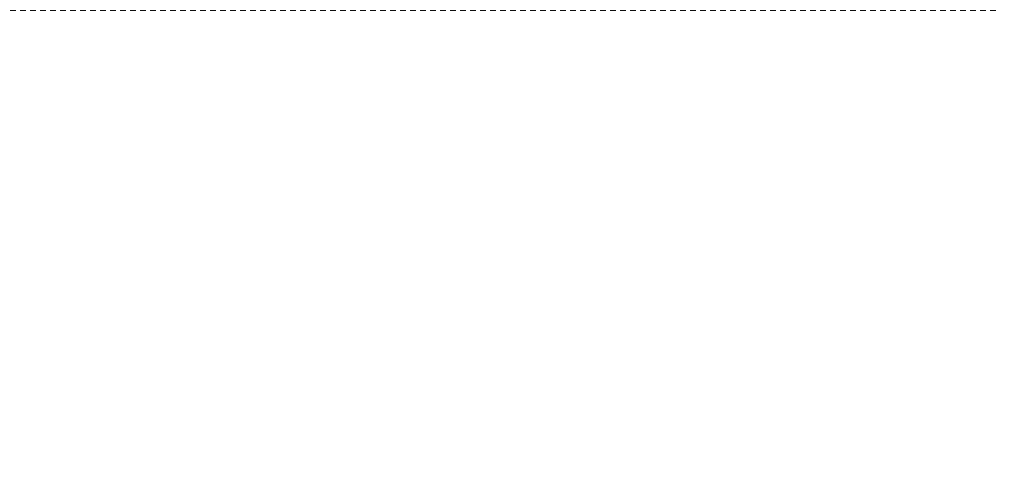
Frame 1 (no input)
Frame 60 (the mouse pressed at the canvas centre just before this capture): identical to frame 1, image omitted
Frame 120 (the mouse held since frame 60 and released just before this capture): identical to frame 1, image omitted

The Processing sketch that drew this single still picture (run headless with seeded random() and noise(); from frame 60 on, the mouse is pressed at the canvas centre):

// Processing sketch: MergeSort
// ── MergeSort.pde
int maxSize = 100;
int minSize = 1;
int linePx = 1;
int[] numList = new int[maxSize];
int[] numList1 = new int[maxSize/4];
int[] numList2 = new int[maxSize/4];
int[] numList3 = new int[maxSize/4];
int[] numList4 = new int[maxSize/4];
int cur = 0, curr = 0;
int LOG_SWAP;
double c = maxSize;
void setup() {
  /*
  initial population of the array
  **/
  for (int i = 0; i < numList.length; i++) {
    int r = (int)random(0, 100);
    numList[i] = r;
  }
  frameRate(60);
  stroke(12);
  size(1020, 500);
}

void draw() {
  background(255);
 
  /*for (int i = 0; i < numList.length; i++) {
    fill(0, 0, 0);
    rect(10 * i + 10, 10, 5, numList[i] * 2);
  }*/
  
  if (checkIfSorted(numList) == false) { //checks if the list is fully sorted
    if (cur != numList.length && numList4.length != 25) {
     /*fill(255, 10, 10);
      rect(10 * cur + 10, 10, 5, numList[cur] * 2);*/
      if(cur < 25){
       numList1[curr] = numList[cur];
       curr+=1;
      }else if(cur < 50){
       numList2[curr] = numList[cur];
       curr+=1;
      }else if(cur < 75){
       numList3[curr] = numList[cur];
       curr+=1;
      }else if(cur <= 100){
       numList4[curr] = numList[cur];
       curr+=1;
      }
      if(curr == 25){
      curr = 0;
      }
      cur++;
  }else{
    
   print(numList[0]);
    print(numList1[0]);
   
    for (int i = 0; i < numList1.length; i++) {
    fill(0, 0, 0);
    rect(10 * i + 10, 10, 5, numList1[i] * 2);
   }
   for (int i = 0; i < numList2.length; i++) {
    fill(0, 0, 0);
    rect(10 * i + 250, 10, 5, numList2[i] * 2);
   }
   for (int i = 0; i < numList3.length; i++) {
    fill(0, 0, 0);
    rect(10 * i + 500, 10, 5, numList3[i] * 2);
   }
   for (int i = 0; i < numList4.length; i++) {
    fill(0, 0, 0);
    rect(10 * i + 750, 10, 5, numList4[i] * 2);
   }
  
    if(checkIfSorted(numList1) == false) {
     
      if (numList1[curr] > numList1[curr+1]) {
          MBubbleSort(numList1);
      }
        curr++;//moves over to the next
   }
  /** print("i) ");
   for(int i : numList1){
    print(i + ",");
  }*/
  print("\n");
   if (checkIfSorted(numList2) == false && checkIfSorted(numList1) == true) {
    if (numList2[curr] > numList2[curr+1]) {
          MBubbleSort(numList2);
      }
       curr++;//moves over to the next
   }
   if (checkIfSorted(numList3) == false && checkIfSorted(numList2) == true) {
     //BubbleSort(numList3);
   }
   if (checkIfSorted(numList4) == false && checkIfSorted(numList3) == true) {
      //BubbleSort(numList4);
   }
   if(curr == 24){
     curr = 0;
   }
}
}
  delay(0);
}
/**
navigates through the array, and if it's good to go then it returns true
*/
private boolean checkIfSorted(int l[]) {
  for (int i = 0; i < l.length; i++) {
    if (i != 0) {
      if (l[i-1] > l[i]) {
        return false;
      }
    }
  }
  return true;
}

private int[] MBubbleSort(int numList[]) {
  int c = numList[curr+1];
  numList[curr+1] = numList[curr];
  numList[curr] = c;
  return numList;
}
